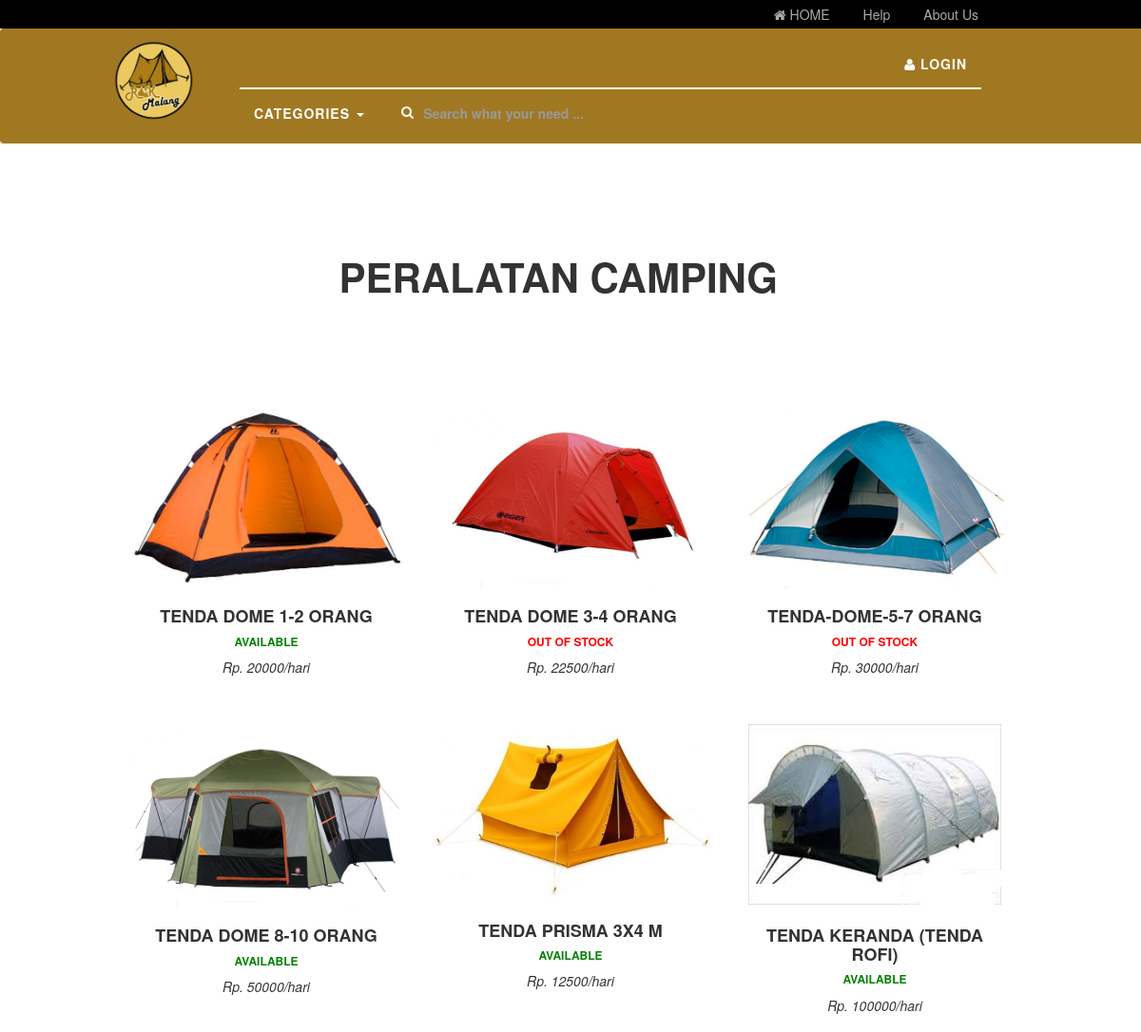
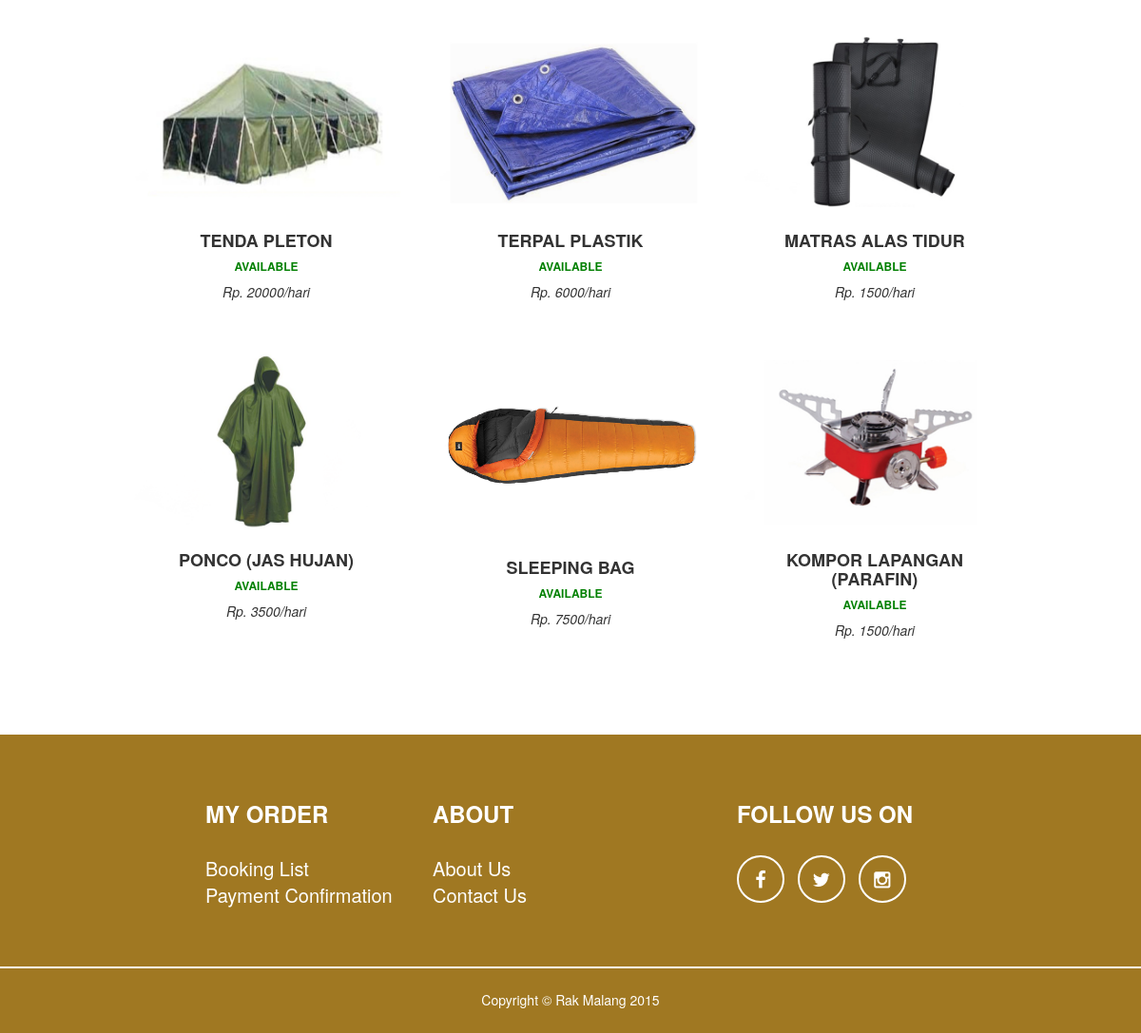
The app's page /productcontroll/kategori/1 with its own data (2 pictures, top to bottom).
### tables this page shows
CREATE TABLE IF NOT EXISTS `product` (
  `id_product` int(11) NOT NULL,
  `id_kategori` int(11) DEFAULT NULL,
  `nama_product` varchar(255) DEFAULT NULL,
  `gambar` varchar(255) DEFAULT NULL,
  `harga_sewa` double DEFAULT NULL,
  `stok` int(11) DEFAULT NULL,
  `deskripsi` varchar(555) DEFAULT NULL
);

CREATE TABLE IF NOT EXISTS `kategori` (
  `id_kategori` int(11) NOT NULL,
  `nama_kategori` varchar(255) DEFAULT NULL,
  `deskripsi` varchar(300) DEFAULT NULL
);

### application/controllers/productcontroll.php (called while the page is built, shortened)
<?php
class productcontroll extends CI_Controller {
 public function __construct(){
		$this->load->model('ProductModel');
		$this->load->library('cart');
		$this->load->library('upload');
		$this->load->library('image_lib');
	}
	function kategori($id_kategori){
		$session_data = $this->session->userdata('logged_in');
		$data['id_member']= $session_data['id_member'];
		$id_member= $data['id_member'];
		$data['kategori']= $this->ProductModel->getKategoriProduct();
		$data['product']= $this->ProductModel->getProductKategori($id_kategori);
		$this->load->view('head');
		$this->load->view('navbar', $data);
		$this->load->view('kategori', $data);
		$this->load->view('footer');
		$this->load->view('js');
	}
}

### index.php (called while the page is built, shortened)
<?php
require_once BASEPATH.'core/CodeIgniter.php';

### application/models/productModel.php (called while the page is built, shortened)
<?php
class ProductModel extends CI_Model{
	public function getKategoriProduct(){
		$this->db->select('id_kategori,nama_kategori');
		$this->db->from('kategori');
		$query=$this->db->get();
		$result=$query->result();
		return $result;
	}
	public function getProductKategori($id_kategori){
		$query = $this->db->query("SELECT product.id_product, product.nama_product, kategori.nama_kategori, product.gambar, product.harga_sewa, product.stok, product.deskripsi
  		FROM product INNER JOIN kategori ON kategori.id_kategori= product.id_kategori where product.id_kategori= $id_kategori");
		return $query;
	}
}

### application/views/kategori.php (the view, shortened to what this page needs)
<section id="portfolio" style="
box-shadow: 1px 10px 5px #888888;
padding-left:10%;
padding-right:10%;
">
    <div class="container fix">
<?php
    $i=0;
    foreach ($product->result() as $row) {
        $kategori_nama = $row->nama_kategori;
        if (++$i == 1){
        ?>
        <div class="row">
            <div class="col-lg-10 text-center">
                <h2><?php echo $kategori_nama;?></h2>
            </div>
        </div>
        <div class="row">
        <?php
         $i=0;
            foreach ($product->result() as $row) {
              if (($kategori_nama==$row->nama_kategori)) {
                if (++$i < 13){
                ?>
                    <div class="col-sm-4 portfolio-item">
                        <a href="#portfolioModal<?php echo $row->id_product;?>" class="portfolio-link" data-toggle="modal">
                            <center><img style="max-height:200px; max-width:293px" src="<?php echo base_url();?>upload/product/<?php echo $row->gambar;?>" class="img-responsive" alt=""></center>
                        </a>
                            <div class="text-center">
                                <h4><?php echo $row->nama_product?></h4>
                                <?php if ($row->stok==0) {?>
                                   <h6 style="color:red;"> OUT OF STOCK </h6>
                                <?php
                                } else {?>
                                    <h6 style="color:green;"> AVAILABLE </h6><?php
                                }?>
                             <i>Rp. <?php echo $row->harga_sewa;?>/hari</i>
                            </div>
                        </div>
            <?php
                        }
                    }
                }?>
                </div>
            <?php
            }
        }
            ?>
        </div>
</section>

### application/views/head.php (shortened to what this page needs)
<!DOCTYPE html>
<html lang="en">
<head>
    <link href="<?php echo base_url();?>assets/visitor/css/bootstrap.min.css" rel="stylesheet">
    <link href="<?php echo base_url();?>assets/visitor/css/visitor.css" rel="stylesheet">
    <link href="<?php echo base_url();?>assets/visitor/font-awesome/css/font-awesome.min.css" rel="stylesheet" type="text/css">
</head>

### application/views/navbar.php (shortened to what this page needs)
<body id="page-top" class="index">
            <div class="container"  style="background:black; margin:0; padding:0; width:100%; ">
                <ul class="nav navbar-nav navbar-right" style="height:30px; padding-right:13%; padding-left:20px; max-width: none !important; padding-left;90px;">
                    <li class="active ">
                      <a href="<?php echo site_url()?>"  style="
                        padding: 5px;
                        padding-right:30px;
                    ">
                        <div class="fa fa-home"></div>
                         HOME</a>
                    </li>
                    <li class="active">
                        <a href="#"  style="
                            padding: 5px;
                            padding-right:30px;
                        ">
                        Help</a>
                    </li>
                    <li class="active" >
                        <a href="#" style="
                            padding: 5px;
                            padding-right:30px;
                        ">
                        About Us</a>
                    </li>
                </ul>
            </div>
            <nav style="
        		    padding-top: 0;
                    background: #a07822;
                    padding-bottom:0;
                    margin-bottom:0;
        		" class="navbar navbar-default ">
                    <img src="<?php echo base_url();?>assets/foto/logo.png " class="navbar-brand-foto">
        	        <div class="  nav-menu">
                    <div class="collapse navbar-collapse" id="bs-example-navbar-collapse-1" >
                        <ul class="nav navbar-nav navbar-right">
                            <?php if ($id_member  =='') {?>
                            <li class="page-scroll ">
                                <a href="#login" class="portfolio-link white" data-toggle="modal">
                                <div class="fa fa-user white"></div>
                                 LOGIN</a>
                            </li>
                            <?php
                            }?>
                        </ul>
                    </div>
                    <div class="line"></div>
                    <div style="
                        background-color: #a07822;
                        padding-left:0
                    " class="container-fluid ">
                    <div class=" navbar-collapse" style="background: #a07822; float: left; padding-left:0;">
                        <ul class="nav navbar-nav">
                            <li class="dropdown">
                              <a href="#" class="dropdown-toggle" data-toggle="dropdown">Categories <b class="caret"></b></a>
                            </li>
                        </ul>
                    </div>
                      <form class="navbar-nav navbar-left" role="search" style="width: 40%; padding-top:8px" action="<?php echo site_url();?>productcontroll/search">
                        <div type="submit" class="fa fa-search white" style=" float:left; padding:3%;"></div>
                        <div class="form-group" style=" float:left;">
                          <input type="text" name="search" class="form-control" placeholder="Search what your need ..." style="
                            border: none;
                            padding: none;
                            padding: 0;
                            margin: 0;
                            border-radius: 0;
                            background: #a07822;
                            width: 100%;
                            box-shadow: 0px 20px 25px -20px ;
                            color:white;
                        "  tabindex="-1">
                        </div>
                      </form>
                    </div>
                </div>
            </nav>

### application/views/footer.php
<footer>
        <div class="footer-above">
            <div class="container fix yel">
                <div class="row">
                    <div class="footer-col col-md-4" style="
                        text-align: left;
                        padding-left: 10%;
                    ">
                        <h3>MY ORDER</h3>
                        <p>Booking List
                        <br>Payment Confirmation</p>
                    </div>
                    <div class="footer-col col-md-4" style="
                        text-align: left;
                    ">
                        <h3>About</h3>
                        <p>About Us
                        <br>Contact Us</p>
                    </div>
                    <div class="footer-col col-md-4">
                    <h3>Follow Us On</h3>
                        <ul class="list-inline">
                            <li>
                                <a href="#" class="btn-social btn-outline"><i class="fa fa-fw fa-facebook"></i></a>
                            </li>
                            <li>
                                <a href="#" class="btn-social btn-outline"><i class="fa fa-fw fa-twitter"></i></a>
                            </li>
                            <li>
                                <a href="#" class="btn-social btn-outline"><i class="fa fa-fw fa-instagram"></i></a>
                            </li>
                        </ul>
                    </div>
                </div>
            </div>
        </div>
        <div class="line"></div>
        <div class="footer-below yel">
            <div class="container fix yel">
                <div class="row">
                    <div class="col-lg-12" style="text-align: center;">
                        Copyright &copy; Rak Malang 2015
                    </div>
                </div>
            </div>
        </div>
    </footer>

### application/views/js.php (shortened to what this page needs)
</body>
</html>

### assets/visitor/css/visitor.css (style rules this page uses)
body { overflow-x: hidden; background: white; }
p { font-size: 20px; }
a, a:hover, a:focus, a:active, a.active { outline: 0; color: #18bc9c; }
h1, h2, h3, h4, h5, h6 { text-transform: uppercase; font-family: Montserrat,"Helvetica Neue",Helvetica,Arial,sans-serif; font-weight: 700; }
.nav-menu { float: right; width: 79%; background: #a07822; padding-right: 14%; padding-top: 1%; }
.navbar-brand-foto { float: left; width: 7%; margin: 1%; height: 10%; background: #a07822; margin-bottom: 0; min-width: 52px; margin-left: 10%; }
.navbar-default .navbar-nav>li>a { color: white; }
.fix { width: 100%; }
.navbar { text-transform: uppercase; font-family: Montserrat,"Helvetica Neue",Helvetica,Arial,sans-serif; font-weight: 700; }
.navbar .navbar-nav { letter-spacing: 1px; }
.navbar-default, .navbar-inverse { border: 0; }
section { padding: 50px ; }
section h2 { margin: 0; font-size: 3em; }
#portfolio .portfolio-item { right: 0; margin: 0 0 15px; }
#portfolio .portfolio-item .portfolio-link { display: block; position: relative; margin: 0 auto; max-width: 400px; }
#portfolio * { z-index: 2; }
@media (min-width:767px) { #portfolio .portfolio-item { margin: 0 0 30px; } }
.btn-outline { border: solid 2px #fff; font-size: 20px; color: #fff; background: 0 0; transition: all .3s ease-in-out; }
.text-center { margin: 7%; }
footer { color: #fff; }
footer h3 { margin-bottom: 30px; }
footer .footer-above { padding-top: 50px; background-color: #a07822; padding-left: 10%; padding-right: 10%; }
footer .footer-col { margin-bottom: 50px; }
footer .footer-below { padding: 25px 0; }
.btn-social { display: inline-block; width: 50px; height: 50px; border: 2px solid #fff; border-radius: 100%; text-align: center; font-size: 20px; line-height: 45px; }
.yel { background: #a07822; }
.line { width: 100%; height: 2px; background: white; float: left; }
a { text-decoration: none; color: white; padding-bottom: 0; padding-top: 0; }
.active { float: left; text-decoration: none; }
a { color: #aaaaaa; transition: all ease-in-out 200ms; }
.white { color: white; }

### records on screen
product: id_kategori.nama_kategori "PERALATAN CAMPING", gambar (picture), nama_product "TENDA DOME 1-2 ORANG", stok "AVAILABLE", harga_sewa "20000"
product: gambar (picture), nama_product "TENDA DOME 3-4 ORANG", stok "OUT OF STOCK", harga_sewa "22500"
product: gambar (picture), nama_product "TENDA-DOME-5-7 ORANG", stok "OUT OF STOCK", harga_sewa "30000"
product: gambar (picture), nama_product "TENDA DOME 8-10 ORANG", stok "AVAILABLE", harga_sewa "50000"
product: gambar (picture), nama_product "TENDA PRISMA 3X4 M", stok "AVAILABLE", harga_sewa "12500"
product: gambar (picture), nama_product "TENDA KERANDA (TENDA ROFI)", stok "AVAILABLE", harga_sewa "100000"
product: gambar (picture), nama_product "TENDA PLETON", stok "AVAILABLE", harga_sewa "20000"
product: gambar (picture), nama_product "TERPAL PLASTIK", stok "AVAILABLE", harga_sewa "6000"
product: gambar (picture), nama_product "MATRAS ALAS TIDUR", stok "AVAILABLE", harga_sewa "1500"
product: gambar (picture), nama_product "PONCO (JAS HUJAN)", stok "AVAILABLE", harga_sewa "3500"
product: gambar (picture), nama_product "SLEEPING BAG", stok "AVAILABLE", harga_sewa "7500"
product: gambar (picture), nama_product "KOMPOR LAPANGAN (PARAFIN)", stok "AVAILABLE", harga_sewa "1500"
